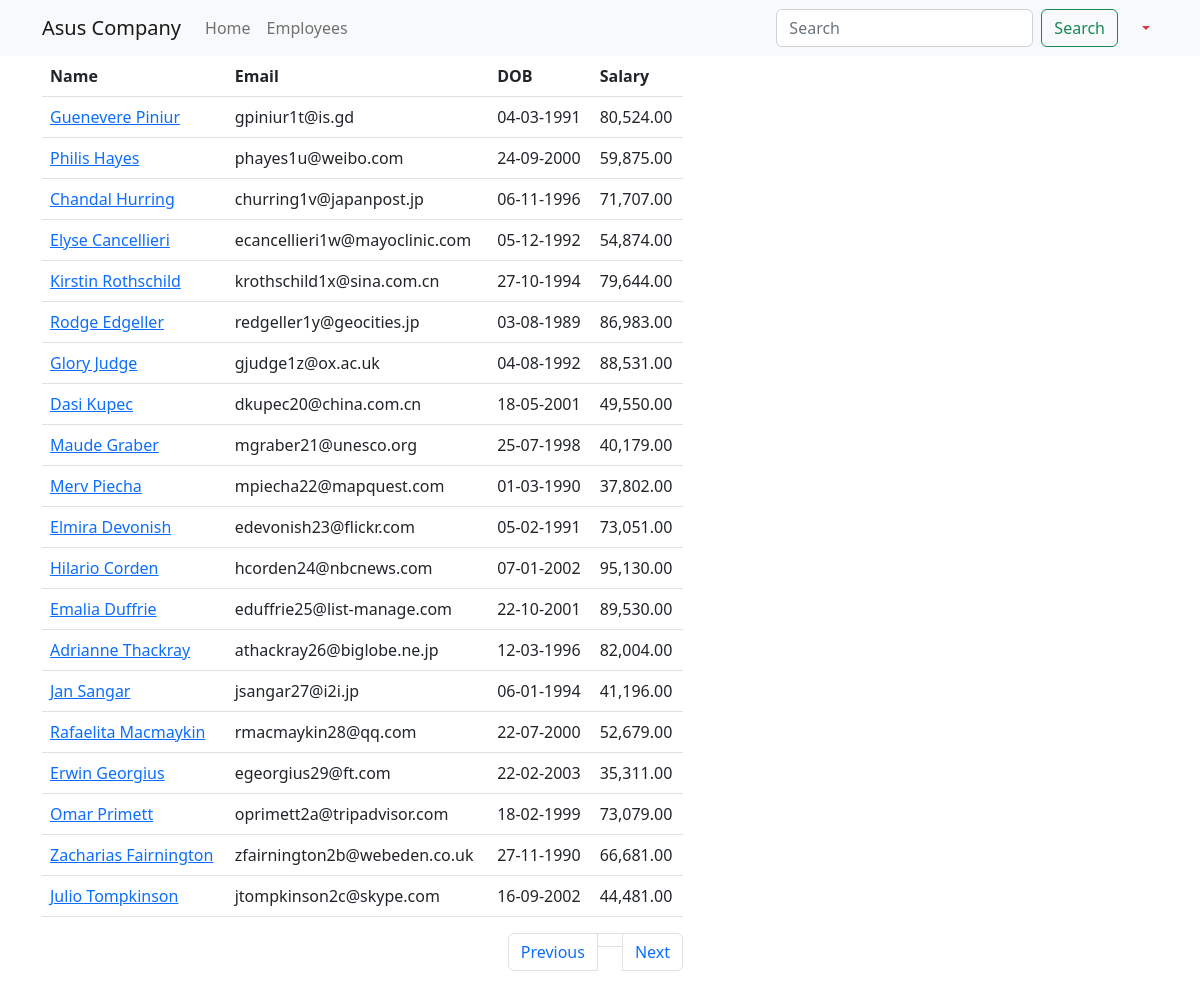
The app's page /employees?page=4 (signed in) with its own data.
### main_app/models.py (models this page shows, shortened)
class Employee(models.Model):
    name = models.CharField(max_length=40)
    email = models.EmailField(unique=True)
    dob = models.DateField(null=True)
    salary = models.DecimalField(max_digits=7, decimal_places=2)
    disabled = models.BooleanField(default=False)
    profile_picture = models.ImageField(upload_to=unique_img_name, null=True, default='employees/employee.png')
    created_at = models.DateTimeField(auto_now_add=True, null=True)
    updated_at = models.DateTimeField(auto_now=True, null=True)

### main_app/views.py (the view)
# urls.py: path('employees', views.all_employees, name='all'),
@login_required
@permission_required('main_app.view_employee', raise_exception=True)
def all_employees(request):
    employees = Employee.objects.all().order_by('id')  # Replace '-id' with the field you want to order by
    paginator = Paginator(employees, 20)
    page_number = request.GET.get('page')
    data = paginator.get_page(page_number)
    return render(request, 'all_employees.html', {'employees': data})

### templates/all_employees.html (shortened to what this page needs)
{% extends 'base_template.html' %}
{% load humanize %}
{% block content %}
    {% include 'navbar.html' %}
    <div class="container">
        <div class="row justify-content-centre">
            <div class="col-sm-7">
                <table class="table">
                    <thead>
                    <tr>
                        <th>Name</th>
                        <th>Email</th>
                        <th>DOB</th>
                        <th>Salary</th>
                    </tr>
                    </thead>
                    <tbody>
                    {% for employee in employees %}
                        <tr>
                            <td>
                                <a href="/employees/{{ employee.id }}">{{ employee.name | title }}</a>
                            </td>
                            <td>{{ employee.email }}</td>
                            <td>{{ employee.dob | date:'d-m-Y' }}</td>
                            <td>{{ employee.salary | intcomma }}</td>
                        </tr>
                    {% endfor %}
                    </tbody>
                </table>
                <nav aria-label="Page navigation example">
                    <ul class="pagination justify-content-end margin-20px 0">
                        {% if employees.has_previous %}
                            <li class="page-item">
                                <a class="page-link" href='?page={{ employees.previous_page_number }}'>Previous</a>
                            </li>
                        {% else %}
                            <li class="page-item disabled">
                                <a class="page-link" href='' tabindex="-1" aria-disabled="True">Previous</a>
                            </li>
                        {% endif %}
                         <li class="page-item"><a class="page-link" href="?page={{ employees.number }}"></a></li>
                        {% if employees.has_next %}
                            <li class="page-item">
                                <a class="page-link" href='?page={{ employees.next_page_number }}'>Next</a>
                            </li>
                        {% else %}
                            <li class="page-item disabled">
                                <a class="page-link" href='' tabindex="-1" aria-disabled="True">Next</a>
                            </li>
                        {% endif %}
                    </ul>
                </nav>
            </div>
        </div>
    </div>
{% endblock %}

### records on screen
Employee: name "Guenevere Piniur", email "gpiniur1t@is.gd", dob "04-03-1991", salary "80,524.00"
Employee: name "Philis Hayes", email "phayes1u@weibo.com", dob "24-09-2000", salary "59,875.00"
Employee: name "Chandal Hurring", email "churring1v@japanpost.jp", dob "06-11-1996", salary "71,707.00"
Employee: name "Elyse Cancellieri", email "ecancellieri1w@mayoclinic.com", dob "05-12-1992", salary "54,874.00"
Employee: name "Kirstin Rothschild", email "krothschild1x@sina.com.cn", dob "27-10-1994", salary "79,644.00"
Employee: name "Rodge Edgeller", email "redgeller1y@geocities.jp", dob "03-08-1989", salary "86,983.00"
Employee: name "Glory Judge", email "gjudge1z@ox.ac.uk", dob "04-08-1992", salary "88,531.00"
Employee: name "Dasi Kupec", email "dkupec20@china.com.cn", dob "18-05-2001", salary "49,550.00"
Employee: name "Maude Graber", email "mgraber21@unesco.org", dob "25-07-1998", salary "40,179.00"
Employee: name "Merv Piecha", email "mpiecha22@mapquest.com", dob "01-03-1990", salary "37,802.00"
Employee: name "Elmira Devonish", email "edevonish23@flickr.com", dob "05-02-1991", salary "73,051.00"
Employee: name "Hilario Corden", email "hcorden24@nbcnews.com", dob "07-01-2002", salary "95,130.00"
Employee: name "Emalia Duffrie", email "eduffrie25@list-manage.com", dob "22-10-2001", salary "89,530.00"
Employee: name "Adrianne Thackray", email "athackray26@biglobe.ne.jp", dob "12-03-1996", salary "82,004.00"
Employee: name "Jan Sangar", email "jsangar27@i2i.jp", dob "06-01-1994", salary "41,196.00"
Employee: name "Rafaelita Macmaykin", email "rmacmaykin28@qq.com", dob "22-07-2000", salary "52,679.00"
Employee: name "Erwin Georgius", email "egeorgius29@ft.com", dob "22-02-2003", salary "35,311.00"
Employee: name "Omar Primett", email "oprimett2a@tripadvisor.com", dob "18-02-1999", salary "73,079.00"
Employee: name "Zacharias Fairnington", email "zfairnington2b@webeden.co.uk", dob "27-11-1990", salary "66,681.00"
Employee: name "Julio Tompkinson", email "jtompkinson2c@skype.com", dob "16-09-2002", salary "44,481.00"
